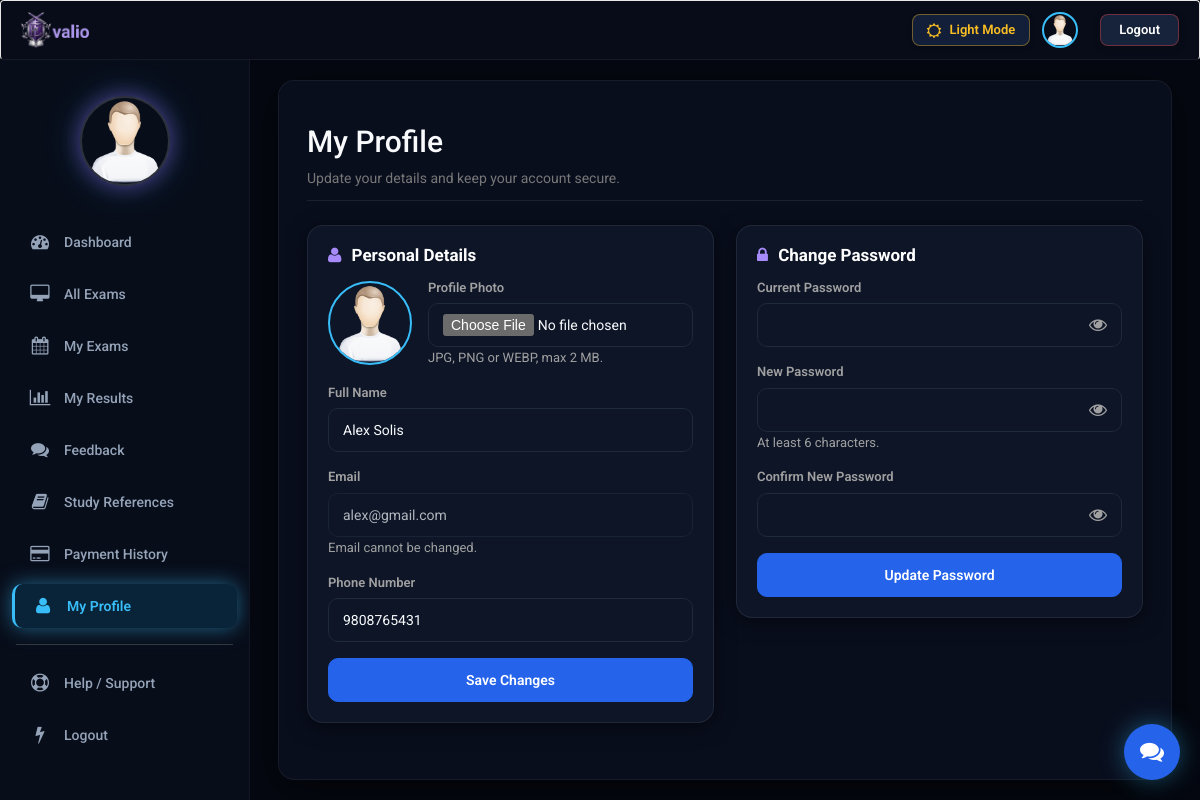
Page /examinee/profile.php (signed in) on the committed database.
### tables this page shows
CREATE TABLE IF NOT EXISTS `examinees` (
  `id` int NOT NULL AUTO_INCREMENT,
  `name` varchar(100) NOT NULL,
  `email` varchar(100) NOT NULL,
  `password` varchar(255) NOT NULL,
  `status` enum('active','disabled') DEFAULT 'active',
  `created_at` timestamp NOT NULL DEFAULT CURRENT_TIMESTAMP,
  `phone` varchar(15) DEFAULT NULL,
  `profile_photo` varchar(255) DEFAULT NULL,
  PRIMARY KEY (`id`),
  UNIQUE KEY `email` (`email`),
  UNIQUE KEY `uq_examinee_email` (`email`)
);

### examinee/Auth_helper.php (called while the page is built, shortened)
<?php
if (!function_exists('require_login')) {
    function require_login() {
        return (int)$_SESSION['student_id'];
    }
}

### examinee/ev_helpers.php (called while the page is built, shortened)
<?php
function ev_h($s) { return htmlspecialchars((string)$s, ENT_QUOTES, 'UTF-8'); }
function ev_db() {
    static $conn = null;
    if ($conn !== null) { return $conn; }
    global $DB_HOST, $DB_USER, $DB_PASSWORD, $DB_NAME;
    try {
        $c = new mysqli($DB_HOST, $DB_USER, $DB_PASSWORD, $DB_NAME);
        $c->set_charset('utf8mb4');
        $conn = $c;
    } catch (Throwable $e) {
        $conn = false;
    }
    return $conn;
}
function ev_query($sql, $types = '', $params = array()) {
    $db = ev_db();
    try {
        $st = $db->prepare($sql);
        if ($types !== '') { $st->bind_param($types, ...$params); }
        if (!$st->execute()) { $st->close(); return false; }
        $res = $st->get_result();
        $rows = $res ? $res->fetch_all(MYSQLI_ASSOC) : array();
        return $rows;
    } catch (Throwable $e) {
        return false;
    }
}
function ev_photo_url($sid = null) {
    static $cache = array();
    if ($sid === null) { $sid = isset($_SESSION['student_id']) ? (int)$_SESSION['student_id'] : 0; }
    $sid = (int)$sid;
    if (isset($cache[$sid])) { return $cache[$sid]; }
    $url = EV_DEFAULT_AVATAR;
    $rows = ev_query('SELECT profile_photo FROM examinees WHERE id = ?', 'i', array($sid));
    return $cache[$sid] = $url;
}

### examinee/profile.php (the view, shortened to what this page needs)
<?php
require('../config/autoload.php');
require('auth_helper.php');
require_once('ev_helpers.php');
$student_id = (int)require_login();
$old  = array();
$has_photo_col = true;
$u = ev_query('SELECT id, name, email, phone, password, profile_photo FROM examinees WHERE id = ?', 'i', array($student_id));
$user = $u[0];
$show_name  = isset($old['name']) ? $old['name'] : $user['name'];
$show_phone = isset($old['phone']) ? $old['phone'] : $user['phone'];
$avatar = ev_photo_url($student_id);
include('header.php');
?>
<div class="row">
    <div class="col-md-12">
        <h2>My Profile</h2>
        <p class="text-muted">Update your details and keep your account secure.</p>
        <hr>
    </div>
</div>
    <div class="ev-grid-2">
        <section class="ev-card">
            <h3 class="ev-card-title"><i class="fa fa-user" aria-hidden="true"></i> Personal Details</h3>
            <form method="POST" enctype="multipart/form-data" autocomplete="off" novalidate>
                <div class="ev-avatar-row">
                    <img class="ev-avatar" src="<?= ev_h($avatar); ?>" alt="Your profile photo">
                    <div class="ev-field">
                        <label for="profile_photo">Profile Photo</label>
                        <input type="file" id="profile_photo" name="profile_photo" accept="image/jpeg,image/png,image/webp" class="ev-input">
                        <small class="ev-muted">JPG, PNG or WEBP, max 2 MB.<?= $has_photo_col ? '' : ' (Photo upload needs the database column to be added.)'; ?></small>
                    </div>
                </div>
                <div class="ev-field">
                    <label for="profile_name">Full Name</label>
                    <input type="text" id="profile_name" name="profile_name" class="ev-input" maxlength="100" required value="<?= ev_h($show_name); ?>">
                </div>
                <div class="ev-field">
                    <label for="profile_email">Email</label>
                    <input type="email" id="profile_email" class="ev-input" value="<?= ev_h($user['email']); ?>" readonly disabled>
                    <small class="ev-muted">Email cannot be changed.</small>
                </div>
                <div class="ev-field">
                    <label for="profile_phone">Phone Number</label>
                    <input type="tel" id="profile_phone" name="profile_phone" class="ev-input" maxlength="15" required value="<?= ev_h($show_phone); ?>">
                </div>
                <button type="submit" name="btn_save_profile" class="ev-btn ev-btn-primary ev-btn-block">Save Changes</button>
            </form>
        </section>
        <section class="ev-card">
            <h3 class="ev-card-title"><i class="fa fa-lock" aria-hidden="true"></i> Change Password</h3>
            <form method="POST" autocomplete="off" novalidate>
                <div class="ev-field">
                    <label for="current_password">Current Password</label>
                    <div class="password-wrapper">
                        <input type="password" id="current_password" name="current_password" class="ev-input" autocomplete="current-password" required>
                        <button type="button" id="toggle_current_password" class="toggle-btn" aria-label="Show password" aria-pressed="false"><i class="fa fa-eye" aria-hidden="true"></i></button>
                    </div>
                </div>
                <div class="ev-field">
                    <label for="new_password">New Password</label>
                    <div class="password-wrapper">
                        <input type="password" id="new_password" name="new_password" class="ev-input" autocomplete="new-password" minlength="6" required>
                        <button type="button" id="toggle_new_password" class="toggle-btn" aria-label="Show password" aria-pressed="false"><i class="fa fa-eye" aria-hidden="true"></i></button>
                    </div>
                    <small class="ev-muted">At least 6 characters.</small>
                </div>
                <div class="ev-field">
                    <label for="confirm_password">Confirm New Password</label>
                    <div class="password-wrapper">
                        <input type="password" id="confirm_password" name="confirm_password" class="ev-input" autocomplete="new-password" minlength="6" required>
                        <button type="button" id="toggle_confirm_password" class="toggle-btn" aria-label="Show password" aria-pressed="false"><i class="fa fa-eye" aria-hidden="true"></i></button>
                    </div>
                </div>
                <button type="submit" name="btn_change_password" class="ev-btn ev-btn-primary ev-btn-block">Update Password</button>
            </form>
        </section>
    </div>
</div>
<?php include('footer.php'); ?>

### examinee/assets/css/evalio_pages.css (style rules this page uses)
.ev-sub, .ev-muted { color: var(--card-desc-color, #a0a0a0); transition: color .3s ease; }
.ev-muted { font-size: 13px; }
.ev-card { background: var(--card-bg, #232323); border: 1px solid var(--card-border, #333333); border-radius: 16px; padding: 20px; box-shadow: var(--card-shadow, 0 10px 25px rgba(0, 0, 0, .35)); transition: background-color .3s ease, border-color .3s ease, box-shadow .3s ease; }
.ev-card-title { margin: 0 0 14px; font-size: 17px; font-weight: 700; color: var(--card-title-color, #ffffff); }
.ev-card-title .fa { color: var(--card-starts-color, #a78bfa); margin-right: 6px; }
.ev-grid-2 { display: grid; grid-template-columns: repeat(2, minmax(0, 1fr)); gap: 22px; align-items: start; margin-bottom: 24px; }
.ev-btn { display: inline-flex; align-items: center; justify-content: center; gap: 8px; min-height: 44px; padding: 10px 18px; border-radius: 10px; border: 1px solid transparent; font-size: 14px; font-weight: 600; line-height: 1.2; text-decoration: none !important; cursor: pointer; transition: background-color .3s ease, border-color .3s ease, color .3s ease, transform .15s ease; }
.ev-btn-block { width: 100%; }
.ev-btn-primary { background: var(--btn-primary-bg, #5124f1); border-color: var(--btn-primary-border, #5124f1); color: #fff !important; }
.ev-field { margin-bottom: 16px; }
.ev-field label { display: block; margin-bottom: 6px; font-size: 13px; font-weight: 600; color: var(--card-meta-label, #a0a0a0); }
.ev-input { width: 100%; min-height: 44px; background: var(--input-bg, #222222); border: 1px solid var(--input-border, #333333); color: var(--input-color, #ffffff); border-radius: 10px; padding: 10px 14px; font-size: 14px; transition: border-color .15s ease, box-shadow .15s ease, background-color .3s ease, color .3s ease; }
.ev-input[disabled] { opacity: .7; cursor: not-allowed; }
.ev-avatar-row { display: flex; align-items: center; gap: 16px; margin-bottom: 16px; }
.ev-avatar-row .ev-field { flex: 1; margin: 0; min-width: 0; }
.ev-avatar { width: 84px; height: 84px; border-radius: 50%; object-fit: cover; border: 2px solid var(--card-hover-border, #7952f5); flex: 0 0 84px; }
.password-wrapper { position: relative; display: flex; align-items: center; }
.password-wrapper .ev-input { width: 100%; padding-right: 52px; }
.toggle-btn { position: absolute; right: 2px; top: 0; height: 100%; min-width: 44px; background: none; border: 0; border-radius: 10px; cursor: pointer; font-size: 18px; line-height: 1; padding: 0; color: var(--card-desc-color, #a0a0a0); transition: color .3s ease; }

### rows in the picture
examinees: profile_name "Alex Solis", email "alex@gmail.com", profile_phone "9808765431"
